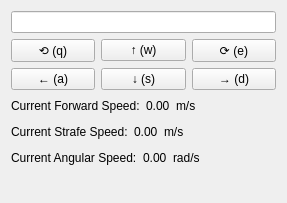
<?xml version="1.0" encoding="UTF-8"?>
<ui version="4.0">
 <class>SimpleRobotSteeringWidget</class>
 <widget class="QWidget" name="SimpleRobotSteeringWidget">
  <property name="geometry">
   <rect>
    <x>0</x>
    <y>0</y>
    <width>287</width>
    <height>203</height>
   </rect>
  </property>
  <property name="windowTitle">
   <string>Simple Robot Steering</string>
  </property>
  <layout class="QVBoxLayout" name="verticalLayout" stretch="0,0,0,0">
   <item>
    <layout class="QHBoxLayout" name="topic_layout">
     <item>
      <widget class="QLineEdit" name="topic_line_edit">
       <property name="toolTip">
        <string>Topic to send Twist message to</string>
       </property>
       <property name="text">
        <string/>
       </property>
      </widget>
     </item>
    </layout>
   </item>
   <item>
    <layout class="QGridLayout" name="button_layout">
     <item row="0" column="0">
      <widget class="QPushButton" name="q_button">
       <property name="text">
        <string>⟲ (q)</string>
       </property>
       <property name="checkable">
        <bool>true</bool>
       </property>
      </widget>
     </item>
     <item row="0" column="1">
      <widget class="QPushButton" name="w_button">
       <property name="text">
        <string>↑ (w)</string>
       </property>
       <property name="checkable">
        <bool>true</bool>
       </property>
      </widget>
     </item>
     <item row="0" column="2">
      <widget class="QPushButton" name="e_button">
       <property name="text">
        <string>⟳ (e)</string>
       </property>
       <property name="checkable">
        <bool>true</bool>
       </property>
      </widget>
     </item>
     <item row="1" column="0">
      <widget class="QPushButton" name="a_button">
       <property name="text">
        <string>← (a)</string>
       </property>
       <property name="checkable">
        <bool>true</bool>
       </property>
      </widget>
     </item>
     <item row="1" column="1">
      <widget class="QPushButton" name="s_button">
       <property name="text">
        <string>↓ (s)</string>
       </property>
       <property name="checkable">
        <bool>true</bool>
       </property>
      </widget>
     </item>
     <item row="1" column="2">
      <widget class="QPushButton" name="d_button">
       <property name="text">
        <string>→ (d)</string>
       </property>
       <property name="checkable">
        <bool>true</bool>
       </property>
      </widget>
     </item>
    </layout>
   </item>
   <item>
    <layout class="QVBoxLayout" name="info_layout">
     <item>
      <layout class="QHBoxLayout" name="linear_x_vel_info_layout">
       <item>
        <widget class="QLabel" name="linear_x_vel_info_label">
         <property name="text">
          <string>Current Forward Speed:</string>
         </property>
        </widget>
       </item>
       <item>
        <widget class="QLabel" name="linear_x_vel">
         <property name="text">
          <string>0.00</string>
         </property>
        </widget>
       </item>
       <item>
        <widget class="QLabel" name="mps_label">
         <property name="text">
          <string>m/s</string>
         </property>
        </widget>
       </item>
       <item>
        <spacer name="horizontalSpacer">
         <property name="orientation">
          <enum>Qt::Horizontal</enum>
         </property>
         <property name="sizeHint" stdset="0">
          <size>
           <width>40</width>
           <height>20</height>
          </size>
         </property>
        </spacer>
       </item>
      </layout>
     </item>
     <item>
      <layout class="QHBoxLayout" name="linear_y_vel_info_layout">
       <item>
        <widget class="QLabel" name="linear_y_vel_info_label">
         <property name="text">
          <string>Current Strafe Speed:</string>
         </property>
        </widget>
       </item>
       <item>
        <widget class="QLabel" name="linear_y_vel">
         <property name="text">
          <string>0.00</string>
         </property>
        </widget>
       </item>
       <item>
        <widget class="QLabel" name="mps_label">
         <property name="text">
          <string>m/s</string>
         </property>
        </widget>
       </item>
       <item>
        <spacer name="horizontalSpacer">
         <property name="orientation">
          <enum>Qt::Horizontal</enum>
         </property>
         <property name="sizeHint" stdset="0">
          <size>
           <width>40</width>
           <height>20</height>
          </size>
         </property>
        </spacer>
       </item>
      </layout>
     </item>
     <item>
      <layout class="QHBoxLayout" name="angular_vel_info_layout">
       <item>
        <widget class="QLabel" name="angular_vel_info_label">
         <property name="text">
          <string>Current Angular Speed:</string>
         </property>
        </widget>
       </item>
       <item>
        <widget class="QLabel" name="angular_vel">
         <property name="text">
          <string>0.00</string>
         </property>
        </widget>
       </item>
       <item>
        <widget class="QLabel" name="radps_label">
         <property name="text">
          <string>rad/s</string>
         </property>
        </widget>
       </item>
       <item>
        <spacer name="horizontalSpacer_2">
         <property name="orientation">
          <enum>Qt::Horizontal</enum>
         </property>
         <property name="sizeHint" stdset="0">
          <size>
           <width>40</width>
           <height>20</height>
          </size>
         </property>
        </spacer>
       </item>
      </layout>
     </item>
    </layout>
   </item>
   <item>
    <spacer name="verticalSpacer">
     <property name="orientation">
      <enum>Qt::Vertical</enum>
     </property>
     <property name="sizeHint" stdset="0">
      <size>
       <width>20</width>
       <height>40</height>
      </size>
     </property>
    </spacer>
   </item>
  </layout>
 </widget>
 <resources/>
 <connections/>
</ui>
